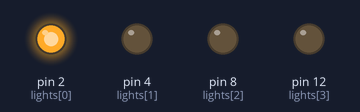
A sketch run on a simulated Arduino Uno, built with avr-gcc and run on an emulated ATmega328P. On the bench: output pins drawn as LEDs (lit = HIGH).

Above: at 0.12 s.
At 0.62 s:
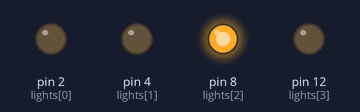
At 1.2 s:
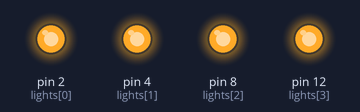
At 1.62 s:
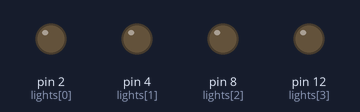
At 2.62 s:
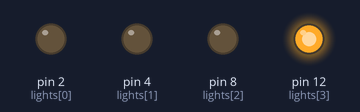
At 3.87 s:
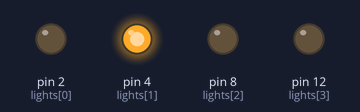
Timing chart, 0 to 4.2 s (numbered marks = the images above):
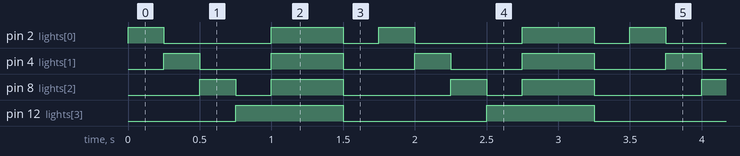

The sketch:

turnsignal2.ino
```cpp
/*
 * name: Collen Irwin
 * date: 10/14/2016
 * desc: Old Turn Signal (second variation)
 */

int lights[] = { 2, 4, 8, 12 };

const int LEN  = 4;
const int WAIT = 250;

void setup() {
  for (int x = 0; x < LEN; x++) {
    pinMode(lights[x], OUTPUT);
  }
}

void loop() {
  for (int x = 0; x < LEN; x++) {
    blink(lights[x], WAIT);
  }

  for (int x = 0; x < LEN; x++) {
    toggle(lights[x], 1, 0);
  }

  delay(WAIT + 250);

  for (int x = 0; x < LEN; x++) {
    toggle(lights[x], 0, 0);
  }

  delay(WAIT);
}

void blink(int port, int wait) {
  digitalWrite(port, HIGH);
  delay(wait);
  digitalWrite(port, LOW);
}

void toggle(int port, int high, int wait) {
  // high: 0 -> LOW, 1 -> HIGH
  digitalWrite(port, high);
  delay(wait);
}
```

Measured:
- by itself, pin 2 (lights[0]): repeats every 1.8 s: LOW 0.75 s, HIGH 0.50 s, LOW 0.25 s, HIGH 0.25 s
- by itself, pin 4 (lights[1]): repeats every 1.8 s: LOW 0.50 s, HIGH 0.50 s, LOW 0.50 s, HIGH 0.25 s
- by itself, pin 8 (lights[2]): repeats every 1.8 s: LOW 0.25 s, HIGH 0.50 s, LOW 0.75 s, HIGH 0.25 s
- by itself, pin 12 (lights[3]): alternates HIGH for 0.75 s and LOW for 1.0 s
